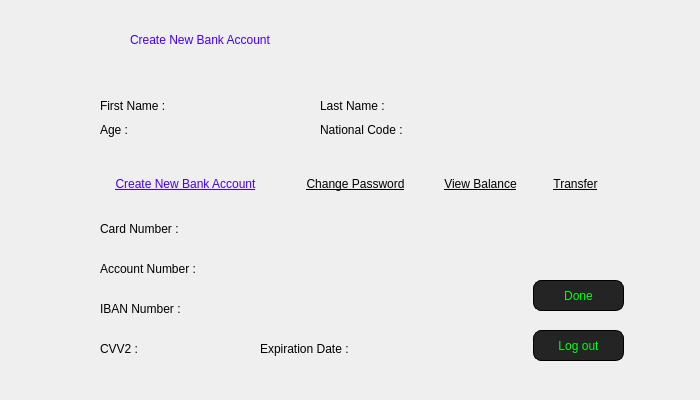
<?xml version="1.0" encoding="UTF-8"?>
<ui version="4.0">
 <class>CardInfo</class>
 <widget class="QWidget" name="CardInfo">
  <property name="geometry">
   <rect>
    <x>0</x>
    <y>0</y>
    <width>700</width>
    <height>400</height>
   </rect>
  </property>
  <property name="windowTitle">
   <string>Form</string>
  </property>
  <property name="styleSheet">
   <string notr="true">QPushButton {
    background-color: transparent;
    border: none;
}</string>
  </property>
  <widget class="QLabel" name="background">
   <property name="geometry">
    <rect>
     <x>0</x>
     <y>0</y>
     <width>700</width>
     <height>400</height>
    </rect>
   </property>
   <property name="text">
    <string/>
   </property>
   <property name="pixmap">
    <pixmap resource="Panel.qrc">:/images/panel2.png</pixmap>
   </property>
  </widget>
  <widget class="QPushButton" name="viewBalancePB">
   <property name="geometry">
    <rect>
     <x>430</x>
     <y>169</y>
     <width>101</width>
     <height>29</height>
    </rect>
   </property>
   <property name="cursor">
    <cursorShape>PointingHandCursor</cursorShape>
   </property>
   <property name="styleSheet">
    <string notr="true">text-decoration: underline;
color: rgb(0, 0, 0);
font: 10pt &quot;MRT_Sozar&quot;;
</string>
   </property>
   <property name="text">
    <string>View Balance</string>
   </property>
  </widget>
  <widget class="QLabel" name="cardNumberL">
   <property name="geometry">
    <rect>
     <x>100</x>
     <y>208</y>
     <width>131</width>
     <height>41</height>
    </rect>
   </property>
   <property name="styleSheet">
    <string notr="true">color: black;
font: 12pt &quot;Tw Cen MT&quot;;
</string>
   </property>
   <property name="text">
    <string>Card Number :</string>
   </property>
  </widget>
  <widget class="QLabel" name="firstNameL">
   <property name="geometry">
    <rect>
     <x>100</x>
     <y>80</y>
     <width>101</width>
     <height>51</height>
    </rect>
   </property>
   <property name="styleSheet">
    <string notr="true">color: black;
font: 12pt &quot;Tw Cen MT&quot;;
</string>
   </property>
   <property name="text">
    <string>First Name :</string>
   </property>
  </widget>
  <widget class="QPushButton" name="transferPB">
   <property name="geometry">
    <rect>
     <x>540</x>
     <y>169</y>
     <width>71</width>
     <height>29</height>
    </rect>
   </property>
   <property name="cursor">
    <cursorShape>PointingHandCursor</cursorShape>
   </property>
   <property name="styleSheet">
    <string notr="true">text-decoration: underline;
color: rgb(0, 0, 0);
font: 10pt &quot;MRT_Sozar&quot;;
</string>
   </property>
   <property name="text">
    <string>Transfer</string>
   </property>
  </widget>
  <widget class="QPushButton" name="logoutPB">
   <property name="geometry">
    <rect>
     <x>533</x>
     <y>330</y>
     <width>91</width>
     <height>31</height>
    </rect>
   </property>
   <property name="cursor">
    <cursorShape>PointingHandCursor</cursorShape>
   </property>
   <property name="styleSheet">
    <string notr="true">color: rgb(0, 255, 21);
background-color: rgb(36, 36, 36);
font: 9pt &quot;MRT_Sozar&quot;;
border-color: 1px ,rgb(0, 0, 0);
border-radius: 8px;
border : 1px solid #000000;
</string>
   </property>
   <property name="text">
    <string>Log out</string>
   </property>
   <property name="autoDefault">
    <bool>false</bool>
   </property>
   <property name="default">
    <bool>true</bool>
   </property>
   <property name="flat">
    <bool>false</bool>
   </property>
  </widget>
  <widget class="QLabel" name="nationalCodeST">
   <property name="geometry">
    <rect>
     <x>440</x>
     <y>120</y>
     <width>161</width>
     <height>20</height>
    </rect>
   </property>
   <property name="styleSheet">
    <string notr="true">color: rgb(67, 67, 67);</string>
   </property>
   <property name="text">
    <string/>
   </property>
  </widget>
  <widget class="QLabel" name="nationalCodeL">
   <property name="geometry">
    <rect>
     <x>320</x>
     <y>114</y>
     <width>111</width>
     <height>31</height>
    </rect>
   </property>
   <property name="styleSheet">
    <string notr="true">color: black;
font: 10pt &quot;Tw Cen MT&quot;;
</string>
   </property>
   <property name="text">
    <string>National Code :</string>
   </property>
  </widget>
  <widget class="QLabel" name="ageL">
   <property name="geometry">
    <rect>
     <x>100</x>
     <y>114</y>
     <width>41</width>
     <height>31</height>
    </rect>
   </property>
   <property name="styleSheet">
    <string notr="true">color: black;
font: 10pt &quot;Tw Cen MT&quot;;
</string>
   </property>
   <property name="text">
    <string>Age :</string>
   </property>
  </widget>
  <widget class="QLabel" name="firstNameST">
   <property name="geometry">
    <rect>
     <x>210</x>
     <y>96</y>
     <width>91</width>
     <height>20</height>
    </rect>
   </property>
   <property name="styleSheet">
    <string notr="true">color: rgb(67, 67, 67);</string>
   </property>
   <property name="text">
    <string/>
   </property>
  </widget>
  <widget class="QPushButton" name="changePasswordPB">
   <property name="geometry">
    <rect>
     <x>290</x>
     <y>169</y>
     <width>131</width>
     <height>29</height>
    </rect>
   </property>
   <property name="cursor">
    <cursorShape>PointingHandCursor</cursorShape>
   </property>
   <property name="styleSheet">
    <string notr="true">text-decoration: underline;
color: rgb(0, 0, 0);
font: 10pt &quot;MRT_Sozar&quot;;
</string>
   </property>
   <property name="text">
    <string>Change Password</string>
   </property>
  </widget>
  <widget class="QLabel" name="lastNameST">
   <property name="geometry">
    <rect>
     <x>430</x>
     <y>96</y>
     <width>161</width>
     <height>20</height>
    </rect>
   </property>
   <property name="styleSheet">
    <string notr="true">color: rgb(67, 67, 67);</string>
   </property>
   <property name="text">
    <string/>
   </property>
  </widget>
  <widget class="QLabel" name="lastNameL">
   <property name="geometry">
    <rect>
     <x>320</x>
     <y>80</y>
     <width>101</width>
     <height>51</height>
    </rect>
   </property>
   <property name="styleSheet">
    <string notr="true">color: black;
font: 12pt &quot;Tw Cen MT&quot;;
</string>
   </property>
   <property name="text">
    <string>Last Name :</string>
   </property>
  </widget>
  <widget class="QLabel" name="ageST">
   <property name="geometry">
    <rect>
     <x>150</x>
     <y>120</y>
     <width>51</width>
     <height>20</height>
    </rect>
   </property>
   <property name="styleSheet">
    <string notr="true">color: rgb(67, 67, 67);</string>
   </property>
   <property name="text">
    <string/>
   </property>
  </widget>
  <widget class="QPushButton" name="createNewBankAccountPB">
   <property name="geometry">
    <rect>
     <x>90</x>
     <y>169</y>
     <width>191</width>
     <height>29</height>
    </rect>
   </property>
   <property name="cursor">
    <cursorShape>PointingHandCursor</cursorShape>
   </property>
   <property name="styleSheet">
    <string notr="true">text-decoration: underline;
font: 10pt &quot;MRT_Sozar&quot;;
color: rgb(64, 0, 255);</string>
   </property>
   <property name="text">
    <string>Create New Bank Account</string>
   </property>
  </widget>
  <widget class="QLabel" name="accountNumberL">
   <property name="geometry">
    <rect>
     <x>100</x>
     <y>248</y>
     <width>151</width>
     <height>41</height>
    </rect>
   </property>
   <property name="styleSheet">
    <string notr="true">color: black;
font: 12pt &quot;Tw Cen MT&quot;;
</string>
   </property>
   <property name="text">
    <string>Account Number :</string>
   </property>
  </widget>
  <widget class="QLabel" name="ibanNumberL">
   <property name="geometry">
    <rect>
     <x>100</x>
     <y>288</y>
     <width>131</width>
     <height>41</height>
    </rect>
   </property>
   <property name="styleSheet">
    <string notr="true">color: black;
font: 12pt &quot;Tw Cen MT&quot;;
</string>
   </property>
   <property name="text">
    <string>IBAN Number :</string>
   </property>
  </widget>
  <widget class="QLabel" name="cvv2L">
   <property name="geometry">
    <rect>
     <x>100</x>
     <y>328</y>
     <width>71</width>
     <height>41</height>
    </rect>
   </property>
   <property name="styleSheet">
    <string notr="true">color: black;
font: 12pt &quot;Tw Cen MT&quot;;
</string>
   </property>
   <property name="text">
    <string>CVV2 :</string>
   </property>
  </widget>
  <widget class="QLabel" name="expirationDateL">
   <property name="geometry">
    <rect>
     <x>260</x>
     <y>328</y>
     <width>141</width>
     <height>41</height>
    </rect>
   </property>
   <property name="styleSheet">
    <string notr="true">color: black;
font: 12pt &quot;Tw Cen MT&quot;;
</string>
   </property>
   <property name="text">
    <string>Expiration Date :</string>
   </property>
  </widget>
  <widget class="QLabel" name="cardNumberST">
   <property name="geometry">
    <rect>
     <x>260</x>
     <y>220</y>
     <width>151</width>
     <height>20</height>
    </rect>
   </property>
   <property name="styleSheet">
    <string notr="true">color: rgb(67, 67, 67);</string>
   </property>
   <property name="text">
    <string/>
   </property>
  </widget>
  <widget class="QLabel" name="accountNumberST">
   <property name="geometry">
    <rect>
     <x>260</x>
     <y>258</y>
     <width>111</width>
     <height>20</height>
    </rect>
   </property>
   <property name="styleSheet">
    <string notr="true">color: rgb(67, 67, 67);</string>
   </property>
   <property name="text">
    <string/>
   </property>
  </widget>
  <widget class="QLabel" name="ibanNumberST">
   <property name="geometry">
    <rect>
     <x>260</x>
     <y>298</y>
     <width>221</width>
     <height>20</height>
    </rect>
   </property>
   <property name="styleSheet">
    <string notr="true">color: rgb(67, 67, 67);</string>
   </property>
   <property name="text">
    <string/>
   </property>
  </widget>
  <widget class="QLabel" name="cvv2ST">
   <property name="geometry">
    <rect>
     <x>170</x>
     <y>339</y>
     <width>41</width>
     <height>20</height>
    </rect>
   </property>
   <property name="styleSheet">
    <string notr="true">color: rgb(67, 67, 67);</string>
   </property>
   <property name="text">
    <string/>
   </property>
  </widget>
  <widget class="QLabel" name="expirationDateST">
   <property name="geometry">
    <rect>
     <x>410</x>
     <y>339</y>
     <width>51</width>
     <height>20</height>
    </rect>
   </property>
   <property name="styleSheet">
    <string notr="true">color: rgb(67, 67, 67);</string>
   </property>
   <property name="text">
    <string/>
   </property>
  </widget>
  <widget class="QLabel" name="createNewBankAccountL">
   <property name="geometry">
    <rect>
     <x>130</x>
     <y>10</y>
     <width>440</width>
     <height>60</height>
    </rect>
   </property>
   <property name="styleSheet">
    <string notr="true">color: rgb(64, 0, 255);
font: 800 17pt &quot;Rockwell Extra Bold&quot;;
</string>
   </property>
   <property name="text">
    <string>Create New Bank Account</string>
   </property>
  </widget>
  <widget class="QPushButton" name="donePB">
   <property name="geometry">
    <rect>
     <x>533</x>
     <y>280</y>
     <width>91</width>
     <height>31</height>
    </rect>
   </property>
   <property name="cursor">
    <cursorShape>PointingHandCursor</cursorShape>
   </property>
   <property name="styleSheet">
    <string notr="true">color: rgb(0, 255, 21);
background-color: rgb(36, 36, 36);
font: 9pt &quot;MRT_Sozar&quot;;
border-color: 1px ,rgb(0, 0, 0);
border-radius: 8px;
border : 1px solid #000000;
</string>
   </property>
   <property name="text">
    <string>Done</string>
   </property>
   <property name="autoDefault">
    <bool>false</bool>
   </property>
   <property name="default">
    <bool>true</bool>
   </property>
   <property name="flat">
    <bool>false</bool>
   </property>
  </widget>
 </widget>
 <resources>
  <include location="Panel.qrc"/>
 </resources>
 <connections/>
</ui>
